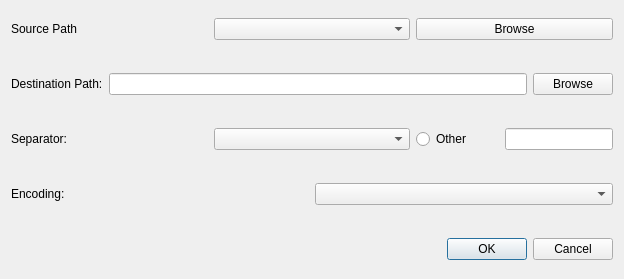
<?xml version="1.0" encoding="UTF-8"?>
<ui version="4.0">
 <class>ExportFileDialog</class>
 <widget class="QDialog" name="ExportFileDialog">
  <property name="geometry">
   <rect>
    <x>0</x>
    <y>0</y>
    <width>624</width>
    <height>279</height>
   </rect>
  </property>
  <property name="sizePolicy">
   <sizepolicy hsizetype="Minimum" vsizetype="Preferred">
    <horstretch>0</horstretch>
    <verstretch>0</verstretch>
   </sizepolicy>
  </property>
  <property name="windowTitle">
   <string>Export File</string>
  </property>
  <layout class="QGridLayout" name="gridLayout_7">
   <item row="0" column="0">
    <layout class="QGridLayout" name="gridLayout">
     <item row="0" column="0">
      <layout class="QGridLayout" name="gridLayout_4">
       <item row="0" column="1">
        <widget class="QComboBox" name="comboBoxSource"/>
       </item>
       <item row="0" column="2">
        <widget class="QPushButton" name="btnBrowseSource">
         <property name="text">
          <string>Browse</string>
         </property>
        </widget>
       </item>
       <item row="0" column="0">
        <widget class="QLabel" name="labelSource">
         <property name="text">
          <string>Source Path</string>
         </property>
        </widget>
       </item>
      </layout>
     </item>
     <item row="6" column="0">
      <layout class="QGridLayout" name="gridLayout_6">
       <item row="0" column="0">
        <widget class="QLabel" name="labelEncoding">
         <property name="text">
          <string>Encoding:</string>
         </property>
        </widget>
       </item>
       <item row="0" column="1">
        <widget class="QComboBox" name="comboBoxEncoding"/>
       </item>
      </layout>
     </item>
     <item row="2" column="0">
      <layout class="QGridLayout" name="gridLayout_5">
       <item row="0" column="0">
        <widget class="QLabel" name="labelDestination">
         <property name="text">
          <string>Destination Path:</string>
         </property>
        </widget>
       </item>
       <item row="0" column="1">
        <widget class="QLineEdit" name="lineEditDestination"/>
       </item>
       <item row="0" column="2">
        <widget class="QPushButton" name="btnBrowseDestination">
         <property name="text">
          <string>Browse</string>
         </property>
        </widget>
       </item>
      </layout>
     </item>
     <item row="4" column="0">
      <layout class="QGridLayout" name="gridLayout_2">
       <item row="0" column="2">
        <layout class="QGridLayout" name="gridLayout_3">
         <item row="2" column="1">
          <widget class="QLineEdit" name="lineEditOtherSeparator">
           <property name="sizePolicy">
            <sizepolicy hsizetype="Minimum" vsizetype="Fixed">
             <horstretch>0</horstretch>
             <verstretch>0</verstretch>
            </sizepolicy>
           </property>
          </widget>
         </item>
         <item row="2" column="0">
          <widget class="QRadioButton" name="radioBtnOtherSeparator">
           <property name="text">
            <string>Other</string>
           </property>
          </widget>
         </item>
        </layout>
       </item>
       <item row="0" column="1">
        <widget class="QComboBox" name="comboBoxSeparator"/>
       </item>
       <item row="0" column="0">
        <widget class="QLabel" name="labelSeparator">
         <property name="text">
          <string>Separator:</string>
         </property>
        </widget>
       </item>
      </layout>
     </item>
     <item row="3" column="0">
      <spacer name="horizontalSpacer">
       <property name="orientation">
        <enum>Qt::Horizontal</enum>
       </property>
       <property name="sizeHint" stdset="0">
        <size>
         <width>40</width>
         <height>20</height>
        </size>
       </property>
      </spacer>
     </item>
     <item row="5" column="0">
      <spacer name="horizontalSpacer_2">
       <property name="orientation">
        <enum>Qt::Horizontal</enum>
       </property>
       <property name="sizeHint" stdset="0">
        <size>
         <width>40</width>
         <height>20</height>
        </size>
       </property>
      </spacer>
     </item>
     <item row="7" column="0">
      <spacer name="horizontalSpacer_3">
       <property name="orientation">
        <enum>Qt::Horizontal</enum>
       </property>
       <property name="sizeHint" stdset="0">
        <size>
         <width>40</width>
         <height>20</height>
        </size>
       </property>
      </spacer>
     </item>
     <item row="8" column="0">
      <widget class="QDialogButtonBox" name="buttonBox">
       <property name="orientation">
        <enum>Qt::Horizontal</enum>
       </property>
       <property name="standardButtons">
        <set>QDialogButtonBox::Cancel|QDialogButtonBox::Ok</set>
       </property>
      </widget>
     </item>
     <item row="1" column="0">
      <spacer name="horizontalSpacer_4">
       <property name="orientation">
        <enum>Qt::Horizontal</enum>
       </property>
       <property name="sizeHint" stdset="0">
        <size>
         <width>40</width>
         <height>20</height>
        </size>
       </property>
      </spacer>
     </item>
    </layout>
   </item>
  </layout>
 </widget>
 <resources/>
 <connections>
  <connection>
   <sender>buttonBox</sender>
   <signal>accepted()</signal>
   <receiver>ExportFileDialog</receiver>
   <slot>accept()</slot>
   <hints>
    <hint type="sourcelabel">
     <x>248</x>
     <y>254</y>
    </hint>
    <hint type="destinationlabel">
     <x>157</x>
     <y>274</y>
    </hint>
   </hints>
  </connection>
  <connection>
   <sender>buttonBox</sender>
   <signal>rejected()</signal>
   <receiver>ExportFileDialog</receiver>
   <slot>reject()</slot>
   <hints>
    <hint type="sourcelabel">
     <x>316</x>
     <y>260</y>
    </hint>
    <hint type="destinationlabel">
     <x>286</x>
     <y>274</y>
    </hint>
   </hints>
  </connection>
 </connections>
</ui>
